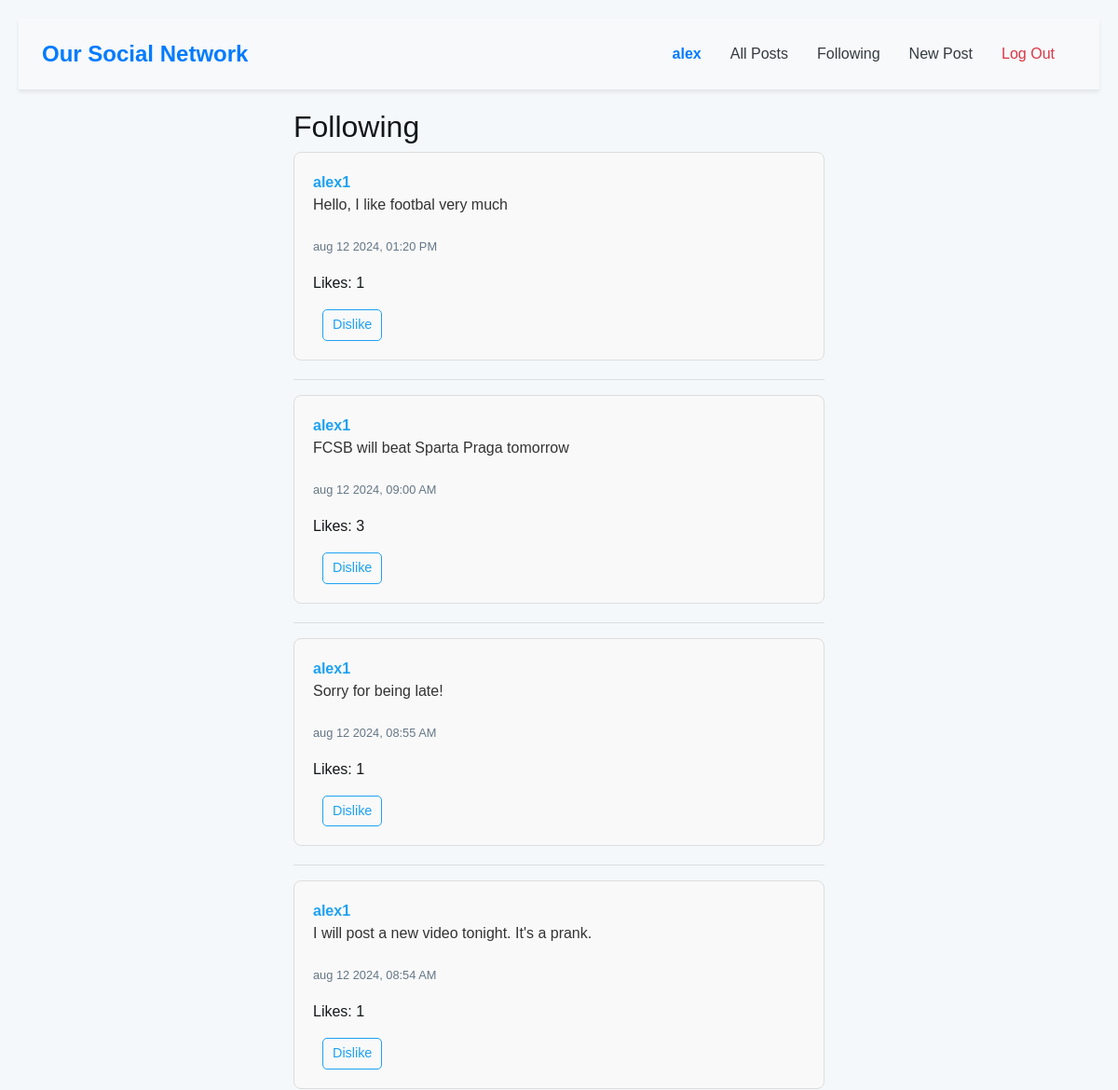
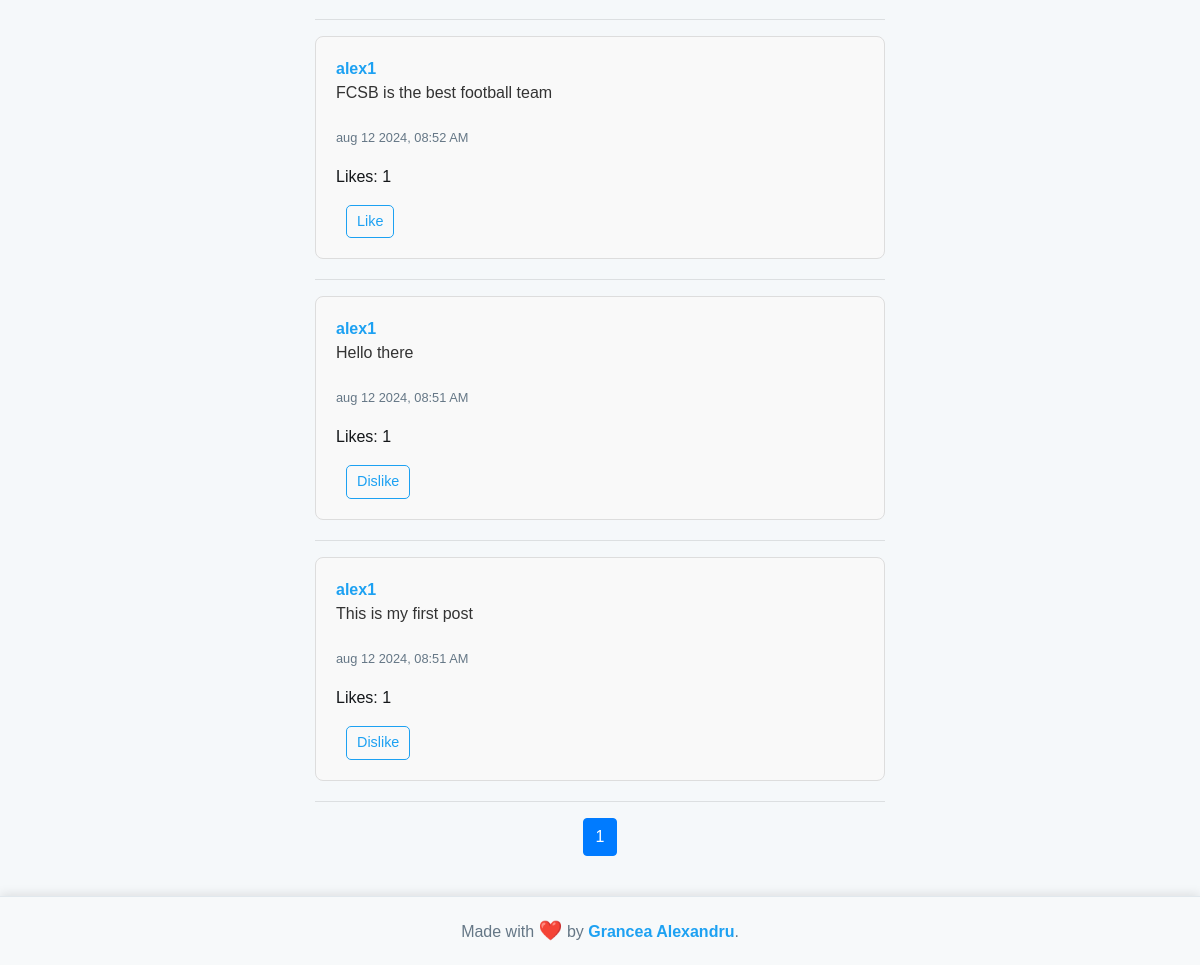
Page /following (signed in) on the committed database (2 pictures, top to bottom).
### network/models.py (models this page shows, shortened)
class User(AbstractUser):
    followers = models.ManyToManyField("self", blank=True, symmetrical=False, related_name="following")

class Post(models.Model):
    user = models.ForeignKey(User, on_delete=models.CASCADE, related_name="posts")
    content = models.TextField(blank=True)
    timestamp = models.DateTimeField(auto_now_add=True)
    likes = models.ManyToManyField(User, related_name="liked_posts")

### network/views.py (the view)
# urls.py: path('following', views.following, name='following'),
@login_required
def following(request):
    user = request.user
    following = user.following.all()
    posts = Post.objects.filter(user__in=following).order_by('-timestamp')
    paginator = Paginator(posts, 10)
    page_number = request.GET.get('page')
    page_obj = paginator.get_page(page_number)
    return render(request, 'network/following.html', {
        'page_obj': page_obj
    })

### network/templates/network/following.html (shortened to what this page needs)
{% extends "network/layout.html" %}
{% block body %}
    <h2>Following</h2>
    {% for post in page_obj %}
        <div class="post" id="post-{{ post.id }}">
            <a href="{% url 'profile' post.user.username %}">{{ post.user }}</a>
            <p class="post-content">{{ post.content }}</p>
            <p><small>{{ post.timestamp|date:"b d Y, h:i A" }}</small></p>
            <p class="likes-count">Likes: {{ post.likes.count }}</p>
             {% if user.is_authenticated %}
                {% if request.user in post.likes.all %}
                    <button class="btn btn-sm btn-outline-primary like-btn" data-post-id="{{ post.id }}">Dislike</button>
                {% else %}
                    <button class="btn btn-sm btn-outline-primary like-btn" data-post-id="{{ post.id }}">Like</button>
                {% endif %}
            {% endif %}
        </div>
        <hr>
    {% endfor %}
    <nav aria-label="Page navigation">
        <ul class="pagination justify-content-center">
            {% for num in page_obj.paginator.page_range %}
                <li class="page-item {% if page_obj.number == num %}active{% endif %}">
                    <a class="page-link" href="?page={{ num }}">{{ num }}</a>
                </li>
            {% endfor %}
        </ul>
    </nav>
{% endblock %}

### network/templates/network/layout.html (shortened to what this page needs)
{% load static %}
<!DOCTYPE html>
<html lang="en">
    <head>
        <link rel="stylesheet" href="https://stackpath.bootstrapcdn.com/bootstrap/4.4.1/css/bootstrap.min.css">
        <link href="{% static 'network/styles.css' %}" rel="stylesheet">
    </head>
    <body>
        <div class="main-content">
            <nav class="navbar navbar-expand-lg navbar-light bg-light shadow-sm">
                <div class="container">
                    <a class="navbar-brand font-weight-bold text-primary" href="#">Our Social Network</a>
                    <div class="collapse navbar-collapse" id="navbarNav">
                        <ul class="navbar-nav ml-auto">
                            {% if user.is_authenticated %}
                                <li class="nav-item">
                                    <a class="nav-link font-weight-bold text-primary" href="{% url 'profile' user.username %}">{{ user.username }}</a>
                                </li>
                            {% endif %}
                            <li class="nav-item">
                                <a class="nav-link text-dark" href="{% url 'index' %}">All Posts</a>
                            </li>
                            {% if user.is_authenticated %}
                                <li class="nav-item">
                                    <a class="nav-link text-dark" href="{% url 'following' %}">Following</a>
                                </li>
                                <li class="nav-item">
                                    <a class="nav-link text-dark" href="{% url 'new_post' %}">New Post</a>
                                </li>
                                <li class="nav-item">
                                    <a class="nav-link text-danger" href="{% url 'logout' %}">Log Out</a>
                                </li>
                            {% endif %}
                        </ul>
                    </div>
                </div>
            </nav>
            <div class="body">
                {% block body %}
                {% endblock %}
            </div>
        </div>
        <footer class="footer">
            Made with <span class="heart">❤️</span> by <a href="#">Grancea Alexandru</a>.
        </footer>
    </body>
</html>

### network/static/network/styles.css (style rules this page uses)
body { font-family: 'Arial', sans-serif; background-color: #f5f8fa; color: #14171a; margin: 0; padding: 0; }
html, body { height: 100%; margin: 0; display: flex; flex-direction: column; }
.main-content { flex: 1; padding: 20px; }
.navbar { background-color: #f8f9fa !important; padding: 15px 0; border-bottom: 1px solid #e1e8ed; }
.navbar-brand { font-size: 1.5rem; font-weight: bold; color: #007bff !important; }
.nav-item { margin-right: 15px; }
.nav-link { font-size: 1rem; color: #343a40 !important; }
.nav-link.text-danger { color: #dc3545 !important; }
.navbar .nav-link.font-weight-bold { color: #007bff !important; }
.body { max-width: 600px; margin: 20px auto; padding: 0 15px; }
.post { background-color: #ffffff; border: 1px solid #e1e8ed; border-radius: 8px; padding: 15px; margin-bottom: 15px; }
.post a { color: #1da1f2; font-weight: bold; text-decoration: none; }
.post p { font-size: 1rem; line-height: 1.5; }
.post small { color: #657786; }
a { color: #1da1f2; }
.footer { text-align: center; padding: 20px; background-color: #f7f9fa; border-top: 1px solid #e1e8ed; font-family: 'Arial', sans-serif; color: #657786; position: relative; box-shadow: 0 -2px 10px rgba(0, 0, 0, 0.1); width: 100%; margin-top: auto; }
.footer a { color: #1da1f2; text-decoration: none; font-weight: bold; }
.footer .heart { color: #e0245e; animation: heartbeat 1.5s infinite; font-size: 1.2em; }
.post { padding: 20px; margin-bottom: 20px; background-color: #f9f9f9; border: 1px solid #ddd; border-radius: 8px; position: relative; }
.post-content { font-size: 1.1em; margin-bottom: 20px; color: #333; }
.btn { margin-left: 10px; padding: 5px 10px; font-size: 0.9em; border-radius: 5px; cursor: pointer; }
.btn-outline-primary { border-color: #1da1f2; color: #1da1f2; }
.like-btn { margin-right: 18rem; }

### rows in the picture
User: username "alex"
Post: user "alex1", content "Hello, I like footbal very much", timestamp "aug 12 2024, 01:20 PM", likes.count "1"
Post: user "alex1", content "FCSB will beat Sparta Praga tomorrow", timestamp "aug 12 2024, 09:00 AM", likes.count "3"
Post: user "alex1", content "Sorry for being late!", timestamp "aug 12 2024, 08:55 AM", likes.count "1"
Post: user "alex1", content "I will post a new video tonight. It's a prank.", timestamp "aug 12 2024, 08:54 AM", likes.count "1"
Post: user "alex1", content "FCSB is the best football team", timestamp "aug 12 2024, 08:52 AM", likes.count "1"
Post: user "alex1", content "Hello there", timestamp "aug 12 2024, 08:51 AM", likes.count "1"
Post: user "alex1", content "This is my first post", timestamp "aug 12 2024, 08:51 AM", likes.count "1"

### other values in the picture
{{ num }} "1"
